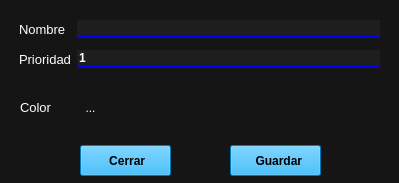
<?xml version="1.0" encoding="UTF-8"?>
<ui version="4.0">
 <class>crearCategoria</class>
 <widget class="QWidget" name="crearCategoria">
  <property name="windowModality">
   <enum>Qt::WindowModality::WindowModal</enum>
  </property>
  <property name="geometry">
   <rect>
    <x>0</x>
    <y>0</y>
    <width>399</width>
    <height>183</height>
   </rect>
  </property>
  <property name="minimumSize">
   <size>
    <width>0</width>
    <height>0</height>
   </size>
  </property>
  <property name="maximumSize">
   <size>
    <width>399</width>
    <height>183</height>
   </size>
  </property>
  <property name="windowTitle">
   <string>Crear categoría</string>
  </property>
  <property name="windowIcon">
   <iconset>
    <normaloff>../recursos/iconos/categorias.png</normaloff>../recursos/iconos/categorias.png</iconset>
  </property>
  <property name="styleSheet">
   <string notr="true">color: rgb(255, 255, 255);
background-color: rgb(21, 21, 21);</string>
  </property>
  <widget class="QWidget" name="formLayoutWidget">
   <property name="geometry">
    <rect>
     <x>19</x>
     <y>20</y>
     <width>361</width>
     <height>59</height>
    </rect>
   </property>
   <layout class="QFormLayout" name="formLayout">
    <property name="verticalSpacing">
     <number>12</number>
    </property>
    <item row="0" column="0">
     <widget class="QLabel" name="nombreLabel">
      <property name="font">
       <font>
        <pointsize>10</pointsize>
       </font>
      </property>
      <property name="styleSheet">
       <string notr="true">color:white;</string>
      </property>
      <property name="text">
       <string>Nombre</string>
      </property>
     </widget>
    </item>
    <item row="0" column="1">
     <widget class="QLineEdit" name="nombreLineEdit">
      <property name="font">
       <font>
        <bold>false</bold>
       </font>
      </property>
      <property name="styleSheet">
       <string notr="true">color:white;
background-color: rgb(30, 30, 30);
    border-top: none;
    border-left: none;
    border-right: none;
    border-bottom: 2px solid blue;

padding-left:5px;
</string>
      </property>
      <property name="echoMode">
       <enum>QLineEdit::EchoMode::Normal</enum>
      </property>
      <property name="cursorPosition">
       <number>0</number>
      </property>
      <property name="clearButtonEnabled">
       <bool>true</bool>
      </property>
     </widget>
    </item>
    <item row="1" column="0">
     <widget class="QLabel" name="prioridadLabel">
      <property name="font">
       <font>
        <pointsize>10</pointsize>
       </font>
      </property>
      <property name="styleSheet">
       <string notr="true">color:white;</string>
      </property>
      <property name="text">
       <string>Prioridad</string>
      </property>
     </widget>
    </item>
    <item row="1" column="1">
     <widget class="QSpinBox" name="prioridadSpinBox">
      <property name="font">
       <font>
        <pointsize>9</pointsize>
        <bold>true</bold>
       </font>
      </property>
      <property name="styleSheet">
       <string notr="true">color:white;
background-color: rgb(30, 30, 30);
    border-top: none;
    border-left: none;
    border-right: none;
    border-bottom: 2px solid blue;</string>
      </property>
      <property name="wrapping">
       <bool>false</bool>
      </property>
      <property name="frame">
       <bool>true</bool>
      </property>
      <property name="alignment">
       <set>Qt::AlignmentFlag::AlignLeading|Qt::AlignmentFlag::AlignLeft|Qt::AlignmentFlag::AlignVCenter</set>
      </property>
      <property name="buttonSymbols">
       <enum>QAbstractSpinBox::ButtonSymbols::NoButtons</enum>
      </property>
      <property name="accelerated">
       <bool>false</bool>
      </property>
      <property name="showGroupSeparator" stdset="0">
       <bool>false</bool>
      </property>
      <property name="minimum">
       <number>1</number>
      </property>
      <property name="maximum">
       <number>999999999</number>
      </property>
     </widget>
    </item>
   </layout>
  </widget>
  <widget class="QPushButton" name="cerrar">
   <property name="geometry">
    <rect>
     <x>80</x>
     <y>145</y>
     <width>91</width>
     <height>31</height>
    </rect>
   </property>
   <property name="font">
    <font>
     <bold>true</bold>
    </font>
   </property>
   <property name="styleSheet">
    <string notr="true">color: rgb(0, 0, 0);
background-color: rgb(0, 170, 255);</string>
   </property>
   <property name="text">
    <string> Cerrar</string>
   </property>
   <property name="icon">
    <iconset>
     <normaloff>../recursos/iconos/cerrar.png</normaloff>../recursos/iconos/cerrar.png</iconset>
   </property>
   <property name="iconSize">
    <size>
     <width>20</width>
     <height>20</height>
    </size>
   </property>
  </widget>
  <widget class="QPushButton" name="guardarCategoria">
   <property name="geometry">
    <rect>
     <x>230</x>
     <y>145</y>
     <width>91</width>
     <height>31</height>
    </rect>
   </property>
   <property name="font">
    <font>
     <bold>true</bold>
    </font>
   </property>
   <property name="styleSheet">
    <string notr="true">color: rgb(0, 0, 0);
background-color: rgb(0, 170, 255);</string>
   </property>
   <property name="text">
    <string>  Guardar</string>
   </property>
   <property name="icon">
    <iconset>
     <normaloff>../recursos/iconos/ic_guardar.png</normaloff>../recursos/iconos/ic_guardar.png</iconset>
   </property>
  </widget>
  <widget class="QToolButton" name="color">
   <property name="geometry">
    <rect>
     <x>75</x>
     <y>92</y>
     <width>31</width>
     <height>31</height>
    </rect>
   </property>
   <property name="sizePolicy">
    <sizepolicy hsizetype="Minimum" vsizetype="Fixed">
     <horstretch>0</horstretch>
     <verstretch>0</verstretch>
    </sizepolicy>
   </property>
   <property name="styleSheet">
    <string notr="true">background-color: rgb(21, 21, 21);border:none;</string>
   </property>
   <property name="text">
    <string>...</string>
   </property>
   <property name="icon">
    <iconset>
     <normaloff>../recursos/iconos/ic_selectorColor.png</normaloff>../recursos/iconos/ic_selectorColor.png</iconset>
   </property>
   <property name="iconSize">
    <size>
     <width>26</width>
     <height>26</height>
    </size>
   </property>
  </widget>
  <widget class="QLabel" name="label">
   <property name="geometry">
    <rect>
     <x>20</x>
     <y>92</y>
     <width>51</width>
     <height>31</height>
    </rect>
   </property>
   <property name="font">
    <font>
     <pointsize>10</pointsize>
     <bold>false</bold>
    </font>
   </property>
   <property name="text">
    <string>Color</string>
   </property>
   <property name="alignment">
    <set>Qt::AlignmentFlag::AlignLeading|Qt::AlignmentFlag::AlignLeft|Qt::AlignmentFlag::AlignVCenter</set>
   </property>
  </widget>
 </widget>
 <resources/>
 <connections>
  <connection>
   <sender>cerrar</sender>
   <signal>clicked()</signal>
   <receiver>crearCategoria</receiver>
   <slot>hide()</slot>
   <hints>
    <hint type="sourcelabel">
     <x>125</x>
     <y>125</y>
    </hint>
    <hint type="destinationlabel">
     <x>199</x>
     <y>76</y>
    </hint>
   </hints>
  </connection>
 </connections>
</ui>
